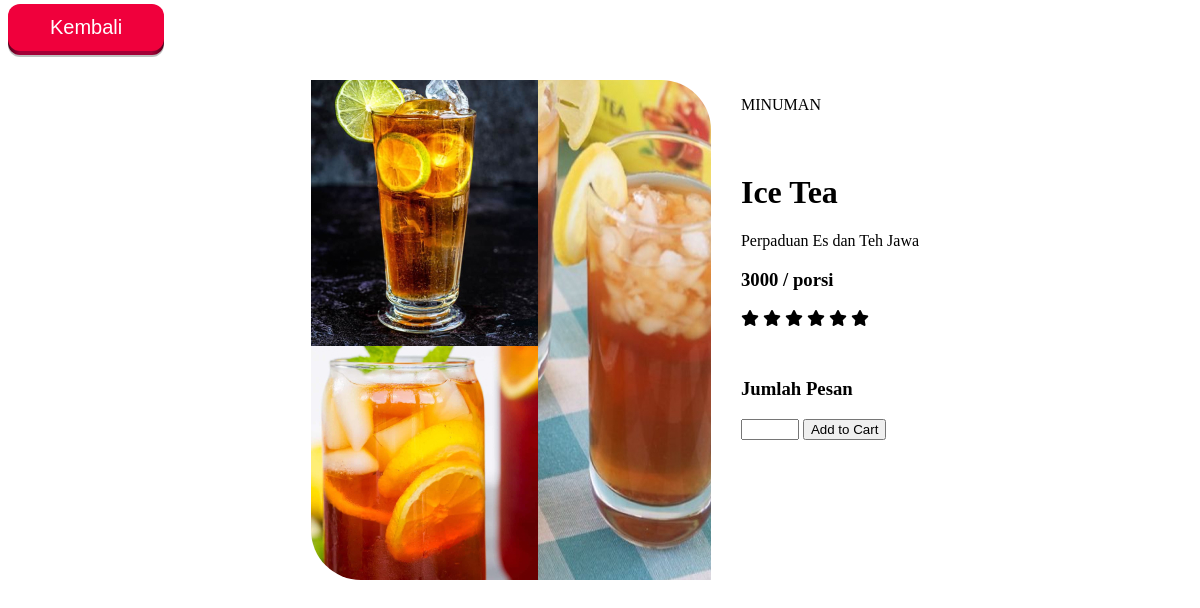
Screenshot of /product2.php?id=5 with the database file from the repository.
### tables this page shows
CREATE TABLE IF NOT EXISTS `menuminuman` (
  `id` int(11) NOT NULL DEFAULT '0',
  `nama` varchar(50) NOT NULL,
  `rincian` text NOT NULL,
  `harga` int(20) NOT NULL,
  `rating` int(10) NOT NULL,
  `gambar` text NOT NULL,
  PRIMARY KEY (`id`)
);

### product2.php (the view, shortened to what this page needs)
<?php
require('functions.php');
$id = $_GET['id'];
$data = mysqli_query($conn, "SELECT * FROM menuminuman WHERE id=$id");
$row = mysqli_fetch_assoc($data);
?>
<!DOCTYPE html>
<html lang="en">
<head>
</head>
<body>
    <div class="container">
        <a href="minuman.php">
            <button class="button-82-pushable" role="button">
                <span class="button-82-front text">
                    Kembali
                </span>
            </button>
        </a>
        <div class="card">
            <div class="head-card">
                <img src="<?= $row['gambar'] ?>">
            </div>
            <div class="body-card">
                <p class="kategori">MINUMAN</p>
                <h1><?= $row['nama'] ?></h1>
                <p><?= $row['rincian'] ?></p>
                <h3><?= $row['harga'] ?> / porsi</h3>
                <div class="rating">
                    <?php
                    for ($i = 1; $i <= $row['rating']; $i++) {
                    ?>
                        <i class="fa fa-star"></i>
                    <?php }; ?>
                </div>
                <div class="buy">
                    <form action=" <?php $_SERVER['PHP_SELF'] ?> " method="POST">
                        <h3>Jumlah Pesan</h3>
                        <input type="number" name="jumlah" size="1">
                        <button type="submit" name="submit2">Add to Cart</button>
                    </form>
                </div>
            </div>
        </div>
    </div>
</body>
</html>

### rows the page displays
menuminuman: gambar (picture), nama "Ice Tea", rincian "Perpaduan Es dan Teh Jawa", harga "3000", rating 6 (drawn)
